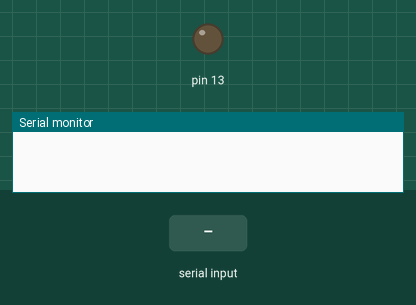
Simulated run of this sketch. Board: Arduino Uno, built with avr-gcc and run on an emulated ATmega328P. On the bench: output pins drawn as LEDs (lit = HIGH), the last lines printed to the serial monitor. The inputs (shaded band) are chosen by the test bench.

Above: at 1.2 s.
1.3 s: "1" received over Serial
At 1.7 s:
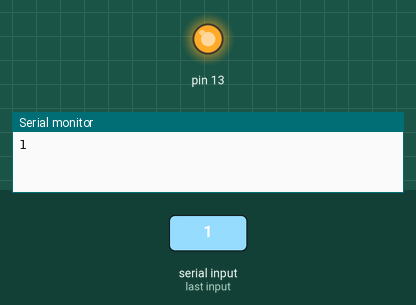
2.8 s: "0" received over Serial
At 4.0 s:
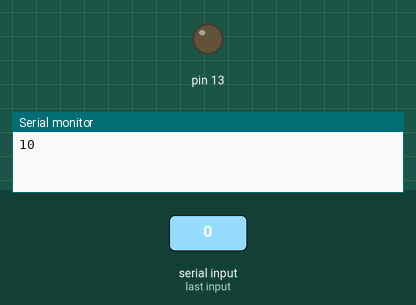
Timing chart, 0 to 5.8 s (numbered marks = the images above; inputs shaded):
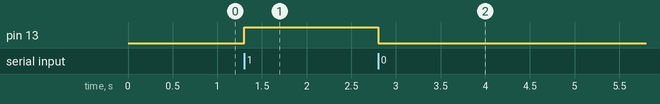

Measured:
- after the input at 1.3 s, pin 13: LOW → HIGH at once
- after the input at 2.8 s, pin 13: HIGH → LOW at once

The sketch:

arduinoScetch.ino
```cpp
void setup()
 {
  Serial.begin(9600);
  pinMode(13, OUTPUT);
 }
 void loop()
 {
  char c;
  if(Serial.available())
  {
   c = Serial.read();
   Serial.print(c);
   if(c=='1') digitalWrite(13, HIGH);
   else  digitalWrite(13, LOW);
  }
 }
```
